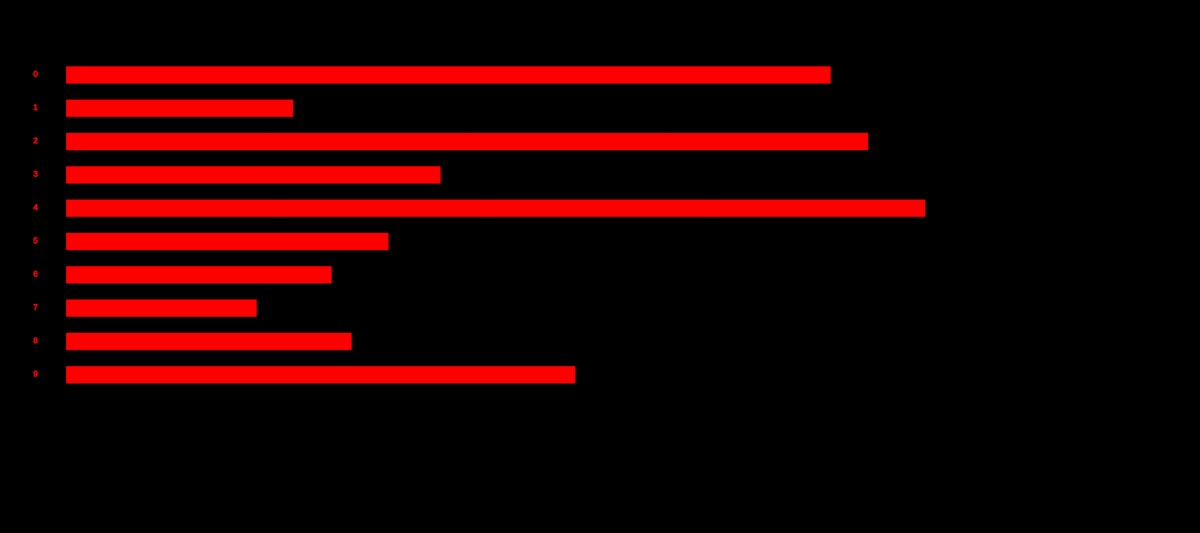
Frame 1 (no input)
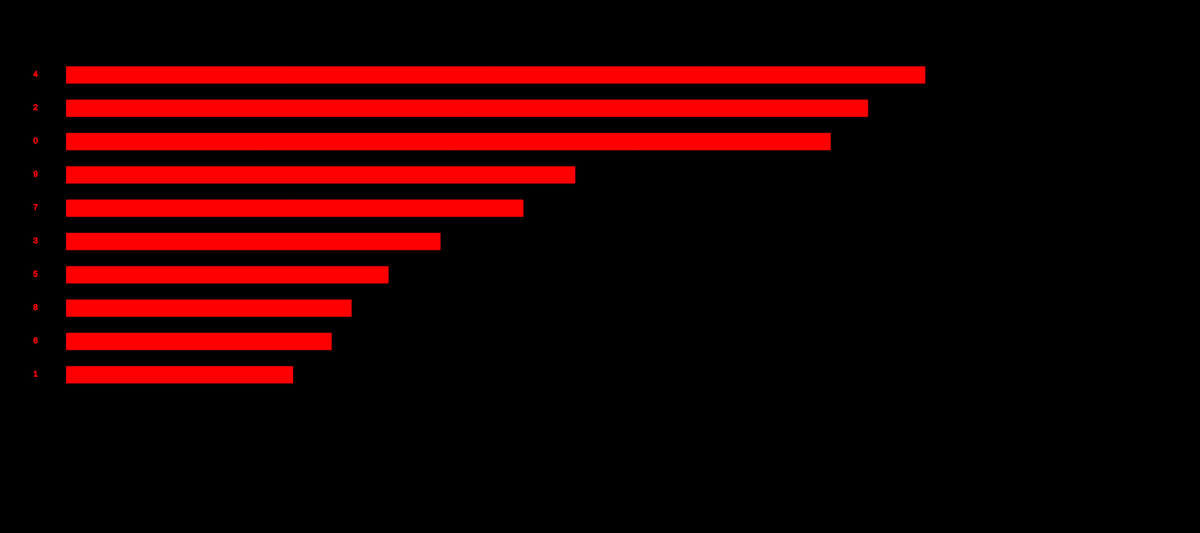
Frame 60 (no input)
Frame 120 (the mouse pressed at the canvas centre since frame 60): identical to frame 60, image omitted

The p5.js sketch that drew these frames (run headless with seeded random() and noise() and a simulated clock; from frame 60 on, the mouse is pressed at the canvas centre):

// p5.js sketch
// ── sketch.js
let data;
let counti, countj;

function sleep(ms) {
    return new Promise(resolve => setTimeout(resolve, ms));
}

async function generate() {
    // var last = data[data.length - 1];
    // while (true) {
    await sleep(1000);
    // console.log('jj');
    for (var i = 0; i < dataset.length; i++) {
        for (var j = 0; j < dataset[i].count; j++) {
            for (var k = 0; k < data.length; k++) {
                if (data[k].name === dataset[i].index) {
                    data[k].val += 2;
                }
            }
        }
    }
    //     var number = floor(random(0, data.length));
    // data[data.length - 1].val += 0.5;
    print(dataset);
    // }
}

async function call() {
    while (true) {
        await sleep(60);

        if (counti < data.length) {
            // for (countj = 0; countj < data.length - counti - 1; countj++) {
            if (countj < data.length - counti - 1) {
                if (data[countj + 1].val > data[countj].val) {
                    temp = data[countj];
                    data[countj] = data[countj + 1];
                    data[countj + 1] = temp;
                    // await transition(countj + 1, countj);
                    // temp = colors[countj];
                    // colors[countj] = colors[countj + 1];
                    // colors[countj + 1] = temp;
                }
                countj++;
            }
            if (countj === data.length - counti - 1) {
                countj = 0;
                counti++;
            }
        } else {
            counti = 0;
            countj = 0;
        }

    }
}

function setup() {
    createCanvas(1800, 800);
    data = [];
    for (var i = 0; i < 10; i++) {
        data.push({
            name: i,
            val: random(10, 1600)
        });
        counti = 0;
        countj = 0;
        // temp = data;
        // data.sort((a, b) => b - a);
        call();
        generate();
    }
}



function draw() {
    background(0);
    translate(100, 100);
    stroke(255, 0, 0);
    fill(255, 0, 0);
    for (var i = 0; i < 10; i++) {
        text(data[i].name, -50, i * 50 + 15);
        rect(0, i * 50, data[i].val, 25);
    }
}
// ── data.js
let dataset = [{
    index: 7,
    count: 20
}, {
    index: 5,
    coun: 100
}]
